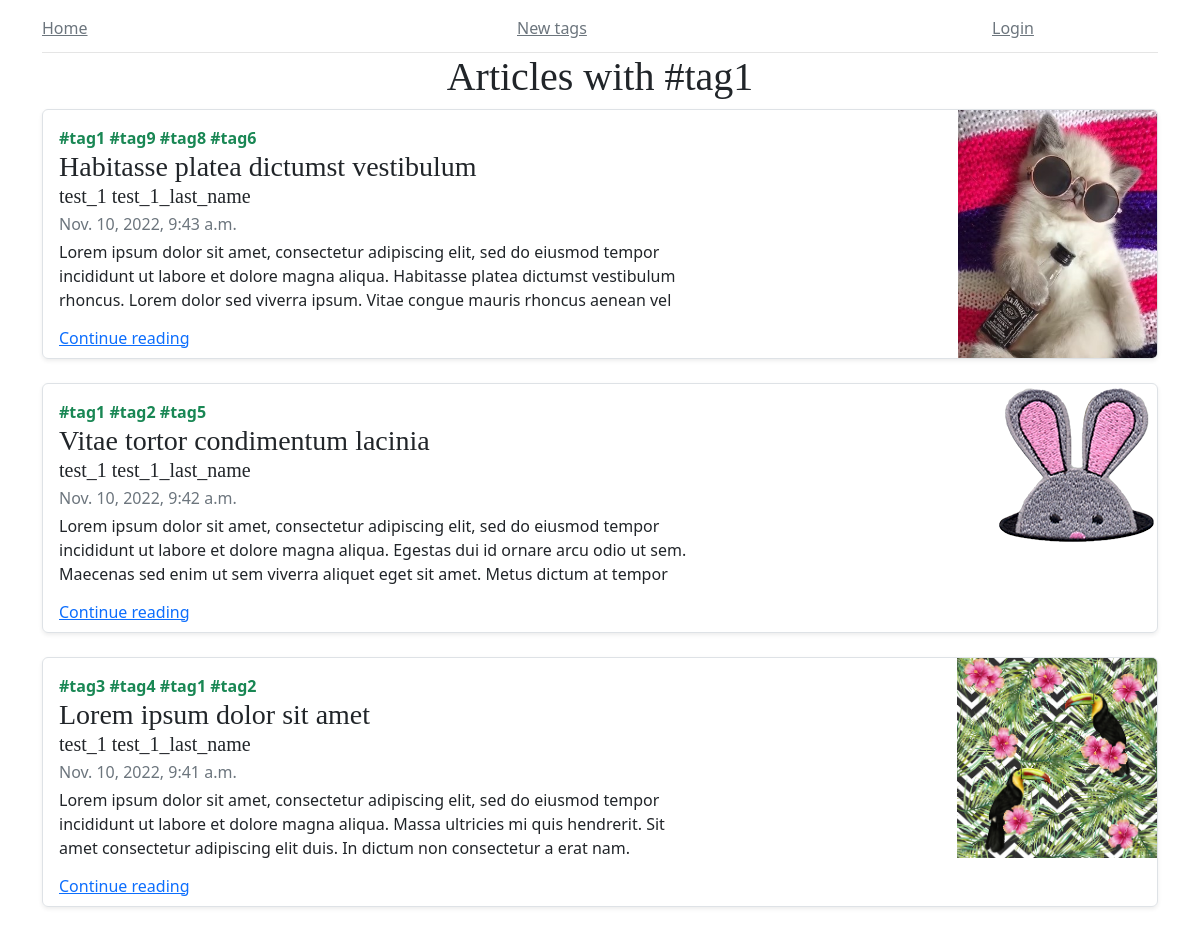
Screenshot of /by_tag/tag1 with the database file from the repository.
### main/models.py (models this page shows, shortened)
class Article(models.Model):
    title = models.CharField(max_length = 100)
    author = models.ForeignKey(User, on_delete= models.CASCADE)
    text = models.TextField()
    tags = TaggableManager()
    created = models.DateTimeField(auto_now_add = True)
    img = models.ImageField(upload_to='images/', blank=True, null=True)
    video = EmbedVideoField(blank=True, null=True)

### main/views.py (the view)
# urls.py: path('by_tag/<str:tag>', views.search_by_tag),
def search_by_tag(request, tag):
    _articles = Article.objects.all().order_by('-created')
    articles = []
    for a in _articles:
        for t in a.tags.all():
            if t.name == tag:
                articles.append(a)
    context = {
        'tag':tag,
        'articles':articles,
    }
    return render(request, 'tag_article.html', context)

### main/templates/tag_article.html (shortened to what this page needs)
{% extends 'base.html' %}
{% block content %}
<h1 style="text-align:center;">Articles with #{{tag}}</h1>
<main class="container">
  {% for article in articles %}
    <div class="row g-0 border rounded overflow-hidden flex-md-row mb-4 shadow-sm h-md-250 position-relative">
      <div class="col p-3 d-flex flex-column position-static">
      <strong class="d-inline-block mb-10 text-success">{% for tag in article.tags.all %}#{{ tag }} {% endfor %}</strong>
        <h3 class="mb-0">{{article.title}}</h3>
        <h5 class="mb-1">{{article.author.first_name}} {{article.author.last_name}}</h5>
        <div class="mb-1 text-muted">{{article.created}}</div>
        <p class="cut_text">{{article.text}}</p>
        <a href='/article/{{article.id}}' class="stretched-link">Continue reading</a>
      </div>
      <div class="col-auto d-none d-lg-block">
        {% if article.img%}
          <img id="home_img" src="{{ article.img.url}}">
        {% endif %}
      </div>
    </div>
  {% endfor %}
</main>
{% endblock %}

### main/static/styles.css (style rules this page uses)
h1, h2, h3, h4, h5, h6 { font-family: "Playfair Display", Georgia, "Times New Roman", serif; }
@media (min-width: 768px) { .h-md-250 { height: 250px; } }
.cut_text { overflow: hidden; white-space: wrap; text-overflow: ellipsis; width:70%; height:70px; padding-bottom: 0px; }
#home_img { height: auto; width: auto; max-width: 200px; max-height: 250px; }

### rows the page displays
Article: title "Habitasse platea dictumst vestibulum", author.first_name "test_1", author.last_name "test_1_last_name", created "Nov. 10, 2022, 9:43 a.m.", text "Lorem ipsum dolor sit amet, consectetur adipiscing elit, sed do eiusmod tempor incididunt ut labore et dolore magna aliqua. Habitasse platea dictumst vestibulum rhoncus. Lorem dolor sed viverra ipsum. Vitae congue mauris rhoncus aenean vel…", img (picture)
Tag: name "tag1"
Tag: name "tag9"
Tag: name "tag8"
Tag: name "tag6"
Article: title "Vitae tortor condimentum lacinia", author.first_name "test_1", author.last_name "test_1_last_name", created "Nov. 10, 2022, 9:42 a.m.", text "Lorem ipsum dolor sit amet, consectetur adipiscing elit, sed do eiusmod tempor incididunt ut labore et dolore magna aliqua. Egestas dui id ornare arcu odio ut sem. Maecenas sed enim ut sem viverra aliquet eget sit amet. Metus dictum at tempor…", img (picture)
Tag: name "tag2"
Tag: name "tag5"
Article: title "Lorem ipsum dolor sit amet", author.first_name "test_1", author.last_name "test_1_last_name", created "Nov. 10, 2022, 9:41 a.m.", text "Lorem ipsum dolor sit amet, consectetur adipiscing elit, sed do eiusmod tempor incididunt ut labore et dolore magna aliqua. Massa ultricies mi quis hendrerit. Sit amet consectetur adipiscing elit duis. In dictum non consectetur a erat nam.…", img (picture)
Tag: name "tag3"
Tag: name "tag4"

### other values shown
{{ tag }} "tag1"
